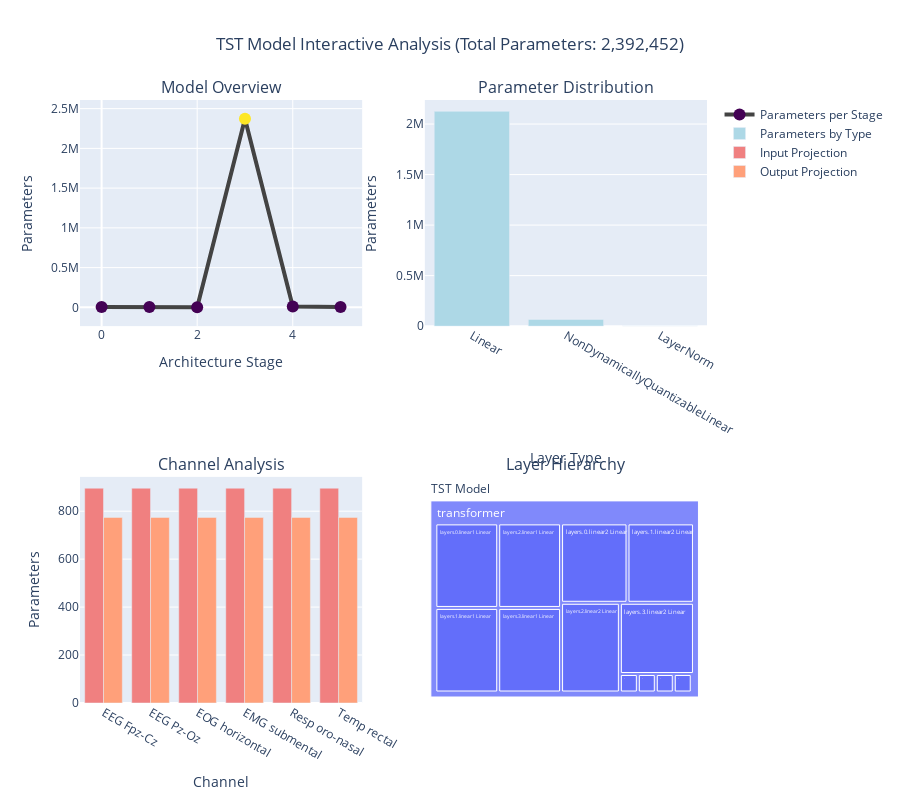

Notebook code cell kept with this figure:
### Markdown cell above
### 4. Interactive Model Exploration

### Code cell
def create_interactive_architecture_view(model, layer_df):
    """Create an interactive Plotly visualization of the model architecture."""
    
    # Create subplot figure
    fig = make_subplots(
        rows=2, cols=2,
        subplot_titles=('Model Overview', 'Parameter Distribution', 
                       'Channel Analysis', 'Layer Hierarchy'),
        specs=[[{'type': 'scatter'}, {'type': 'bar'}],
               [{'type': 'bar'}, {'type': 'treemap'}]]
    )
    
    # 1. Model Overview (simplified architecture flow)
    stages = ['Input', 'Projection', 'Positional Enc.', 'Transformer', 'Embedding', 'Output']
    stage_params = [
        sum(p.numel() for name, p in model.named_parameters() if 'input_projs' in name),
        sum(p.numel() for name, p in model.named_parameters() if 'input_projs' in name),
        sum(p.numel() for name, p in model.named_parameters() if 'pos_encoder' in name),
        sum(p.numel() for name, p in model.named_parameters() if 'transformer' in name),
        sum(p.numel() for name, p in model.named_parameters() if 'embedding_proj' in name),
        sum(p.numel() for name, p in model.named_parameters() if 'output_projs' in name)
    ]
    
    fig.add_trace(
        go.Scatter(
            x=list(range(len(stages))),
            y=stage_params,
            mode='lines+markers',
            name='Parameters per Stage',
            line=dict(width=4, color='rgb(67, 67, 67)'),
            marker=dict(size=12, color=stage_params, colorscale='Viridis'),
            text=stages,
            textposition='top center'
        ),
        row=1, col=1
    )
    
    # 2. Parameter distribution by layer type
    type_params = layer_df.groupby('Type')['Parameters'].sum().sort_values(ascending=False)
    fig.add_trace(
        go.Bar(
            x=type_params.index,
            y=type_params.values,
            name='Parameters by Type',
            marker_color='lightblue'
        ),
        row=1, col=2
    )
    
    # 3. Channel analysis
    channels = list(model.input_dims.keys())
    input_params = [sum(p.numel() for name, p in model.named_parameters() 
                       if f'input_projs.{channel}' in name) for channel in channels]
    output_params = [sum(p.numel() for name, p in model.named_parameters() 
                        if f'output_projs.{channel}' in name) for channel in channels]
    
    fig.add_trace(
        go.Bar(
            x=channels,
            y=input_params,
            name='Input Projection',
            marker_color='lightcoral'
        ),
        row=2, col=1
    )
    
    fig.add_trace(
        go.Bar(
            x=channels,
            y=output_params,
            name='Output Projection',
            marker_color='lightsalmon'
        ),
        row=2, col=1
    )
    
    # 4. Hierarchical view of layers
    # Prepare data for treemap
    treemap_data = []
    for _, row in layer_df.iterrows():
        parts = row['Layer'].split('.')
        if len(parts) >= 2:
            parent = parts[0]
            child = '.'.join(parts[1:])
        else:
            parent = 'Root'
            child = row['Layer']
        
        treemap_data.append({
            'ids': row['Layer'],
            'labels': f"{child}\n{row['Type']}",
            'parents': parent,
            'values': row['Parameters']
        })
    
    # Add parent nodes
    parents = set(item['parents'] for item in treemap_data if item['parents'] != 'Root')
    for parent in parents:
        treemap_data.append({
            'ids': parent,
            'labels': parent,
            'parents': 'Root',
            'values': 0
        })
    
    treemap_data.append({
        'ids': 'Root',
        'labels': 'TST Model',
        'parents': '',
        'values': 0
    })
    
    treemap_df = pd.DataFrame(treemap_data)
    
    fig.add_trace(
        go.Treemap(
            ids=treemap_df['ids'],
            labels=treemap_df['labels'],
            parents=treemap_df['parents'],
            values=treemap_df['values'],
            maxdepth=3
        ),
        row=2, col=2
    )
    
    # Update layout
    fig.update_layout(
        height=800,
        showlegend=True,
        title_text=f"TST Model Interactive Analysis (Total Parameters: {count_parameters(model)[0]:,})",
        title_x=0.5
    )
    
    # Update axes
    fig.update_xaxes(title_text="Architecture Stage", row=1, col=1)
    fig.update_yaxes(title_text="Parameters", row=1, col=1)
    
    fig.update_xaxes(title_text="Layer Type", row=1, col=2)
    fig.update_yaxes(title_text="Parameters", row=1, col=2)
    
    fig.update_xaxes(title_text="Channel", row=2, col=1)
    fig.update_yaxes(title_text="Parameters", row=2, col=1)
    
    return fig

# Create interactive visualization
interactive_fig = create_interactive_architecture_view(model, layer_df)
interactive_fig.show()

### Figure 1 — Plotly figure (JSON) as saved in the notebook; plotly's stock layout.template omitted (floating-point values rounded to 4 significant figures)
{"data": [{"line": {"color": "rgb(67, 67, 67)", "width": 4}, "marker": {"color": [5376, 5376, 0, 2372096, 10336, 4644], "colorscale": [[0, "#440154"], [0.1111, "#482878"], [0.2222, "#3e4989"], [0.3333, "#31688e"], [0.4444, "#26828e"], [0.5556, "#1f9e89"], [0.6667, "#35b779"], [0.7778, "#6ece58"], [0.8889, "#b5de2b"], [1, "#fde725"]], "size": 12}, "mode": "lines+markers", "name": "Parameters per Stage", "text": ["Input", "Projection", "Positional Enc.", "Transformer", "Embedding", "Output"], "textposition": "top center", "type": "scatter", "x": [0, 1, 2, 3, 4, 5], "xaxis": "x", "y": [5376, 5376, 0, 2372096, 10336, 4644], "yaxis": "y"}, {"marker": {"color": "lightblue"}, "name": "Parameters by Type", "type": "bar", "x": ["Linear", "NonDynamicallyQuantizableLinear", "LayerNorm"], "xaxis": "x2", "y": [2126212, 66048, 2048], "yaxis": "y2"}, {"marker": {"color": "lightcoral"}, "name": "Input Projection", "type": "bar", "x": ["EEG Fpz-Cz", "EEG Pz-Oz", "EOG horizontal", "EMG submental", "Resp oro-nasal", "Temp rectal"], "xaxis": "x3", "y": [896, 896, 896, 896, 896, 896], "yaxis": "y3"}, {"marker": {"color": "lightsalmon"}, "name": "Output Projection", "type": "bar", "x": ["EEG Fpz-Cz", "EEG Pz-Oz", "EOG horizontal", "EMG submental", "Resp oro-nasal", "Temp rectal"], "xaxis": "x3", "y": [774, 774, 774, 774, 774, 774], "yaxis": "y3"}, {"domain": {"x": [0.55, 1], "y": [0, 0.375]}, "ids": ["input_projs.EEG Fpz-Cz", "input_projs.EEG Pz-Oz", "input_projs.EOG horizontal", "input_projs.EMG submental", "input_projs.Resp oro-nasal", "input_projs.Temp rectal", "transformer.layers.0.self_attn.out_proj", "transformer.layers.0.linear1", "transformer.layers.0.linear2", "transformer.layers.0.norm1", "transformer.layers.0.norm2", "transformer.layers.1.self_attn.out_proj", "transformer.layers.1.linear1", "transformer.layers.1.linear2", "transformer.layers.1.norm1", "transformer.layers.1.norm2", "transformer.layers.2.self_attn.out_proj", "transformer.layers.2.linear1", "transformer.layers.2.linear2", "transformer.layers.2.norm1", "transformer.layers.2.norm2", "transformer.layers.3.self_attn.out_proj", "transformer.layers.3.linear1", "transformer.layers.3.linear2", "transformer.layers.3.norm1", "transformer.layers.3.norm2", "embedding_proj.0", "embedding_proj.2", "output_projs.EEG Fpz-Cz", "output_projs.EEG Pz-Oz", "output_projs.EOG horizontal", "output_projs.EMG submental", "output_projs.Resp oro-nasal", "output_projs.Temp rectal", "transformer", "output_projs", "embedding_proj", "input_projs", "Root"], "labels": ["EEG Fpz-Cz\nLinear", "EEG Pz-Oz\nLinear", "EOG horizontal\nLinear", "EMG submental\nLinear", "Resp oro-nasal\nLinear", "Temp rectal\nLinear", "layers.0.self_attn.out_proj\nNonDynamicallyQuantizableLinear", "layers.0.linear1\nLinear", "layers.0.linear2\nLinear", "layers.0.norm1\nLayerNorm", "layers.0.norm2\nLayerNorm", "layers.1.self_attn.out_proj\nNonDynamicallyQuantizableLinear", "layers.1.linear1\nLinear", "layers.1.linear2\nLinear", "layers.1.norm1\nLayerNorm", "layers.1.norm2\nLayerNorm", "layers.2.self_attn.out_proj\nNonDynamicallyQuantizableLinear", "layers.2.linear1\nLinear", "layers.2.linear2\nLinear", "layers.2.norm1\nLayerNorm", "layers.2.norm2\nLayerNorm", "layers.3.self_attn.out_proj\nNonDynamicallyQuantizableLinear", "layers.3.linear1\nLinear", "layers.3.linear2\nLinear", "layers.3.norm1\nLayerNorm", "layers.3.norm2\nLayerNorm", "0\nLinear", "2\nLinear", "EEG Fpz-Cz\nLinear", "EEG Pz-Oz\nLinear", "EOG horizontal\nLinear", "EMG submental\nLinear", "Resp oro-nasal\nLinear", "Temp rectal\nLinear", "transformer", "output_projs", "embedding_proj", "input_projs", "TST Model"], "maxdepth": 3, "parents": ["input_projs", "input_projs", "input_projs", "input_projs", "input_projs", "input_projs", "transformer", "transformer", "transformer", "transformer", "transformer", "transformer", "transformer", "transformer", "transformer", "transformer", "transformer", "transformer", "transformer", "transformer", "transformer", "transformer", "transformer", "transformer", "transformer", "transformer", "embedding_proj", "embedding_proj", "output_projs", "output_projs", "output_projs", "output_projs", "output_projs", "output_projs", "Root", "Root", "Root", "Root", ""], "type": "treemap", "values": [896, 896, 896, 896, 896, 896, 16512, 264192, 262272, 256, 256, 16512, 264192, 262272, 256, 256, 16512, 264192, 262272, 256, 256, 16512, 264192, 262272, 256, 256, 8256, 2080, 774, 774, 774, 774, 774, 774, 0, 0, 0, 0, 0]}], "layout": {"annotations": [{"font": {"size": 16}, "showarrow": false, "text": "Model Overview", "x": 0.225, "xanchor": "center", "xref": "paper", "y": 1, "yanchor": "bottom", "yref": "paper"}, {"font": {"size": 16}, "showarrow": false, "text": "Parameter Distribution", "x": 0.775, "xanchor": "center", "xref": "paper", "y": 1, "yanchor": "bottom", "yref": "paper"}, {"font": {"size": 16}, "showarrow": false, "text": "Channel Analysis", "x": 0.225, "xanchor": "center", "xref": "paper", "y": 0.375, "yanchor": "bottom", "yref": "paper"}, {"font": {"size": 16}, "showarrow": false, "text": "Layer Hierarchy", "x": 0.775, "xanchor": "center", "xref": "paper", "y": 0.375, "yanchor": "bottom", "yref": "paper"}], "height": 800, "showlegend": true, "title": {"text": "TST Model Interactive Analysis (Total Parameters: 2,392,452)", "x": 0.5}, "xaxis": {"anchor": "y", "domain": [0, 0.45], "title": {"text": "Architecture Stage"}}, "xaxis2": {"anchor": "y2", "domain": [0.55, 1], "title": {"text": "Layer Type"}}, "xaxis3": {"anchor": "y3", "domain": [0, 0.45], "title": {"text": "Channel"}}, "yaxis": {"anchor": "x", "domain": [0.625, 1], "title": {"text": "Parameters"}}, "yaxis2": {"anchor": "x2", "domain": [0.625, 1], "title": {"text": "Parameters"}}, "yaxis3": {"anchor": "x3", "domain": [0, 0.375], "title": {"text": "Parameters"}}}}
